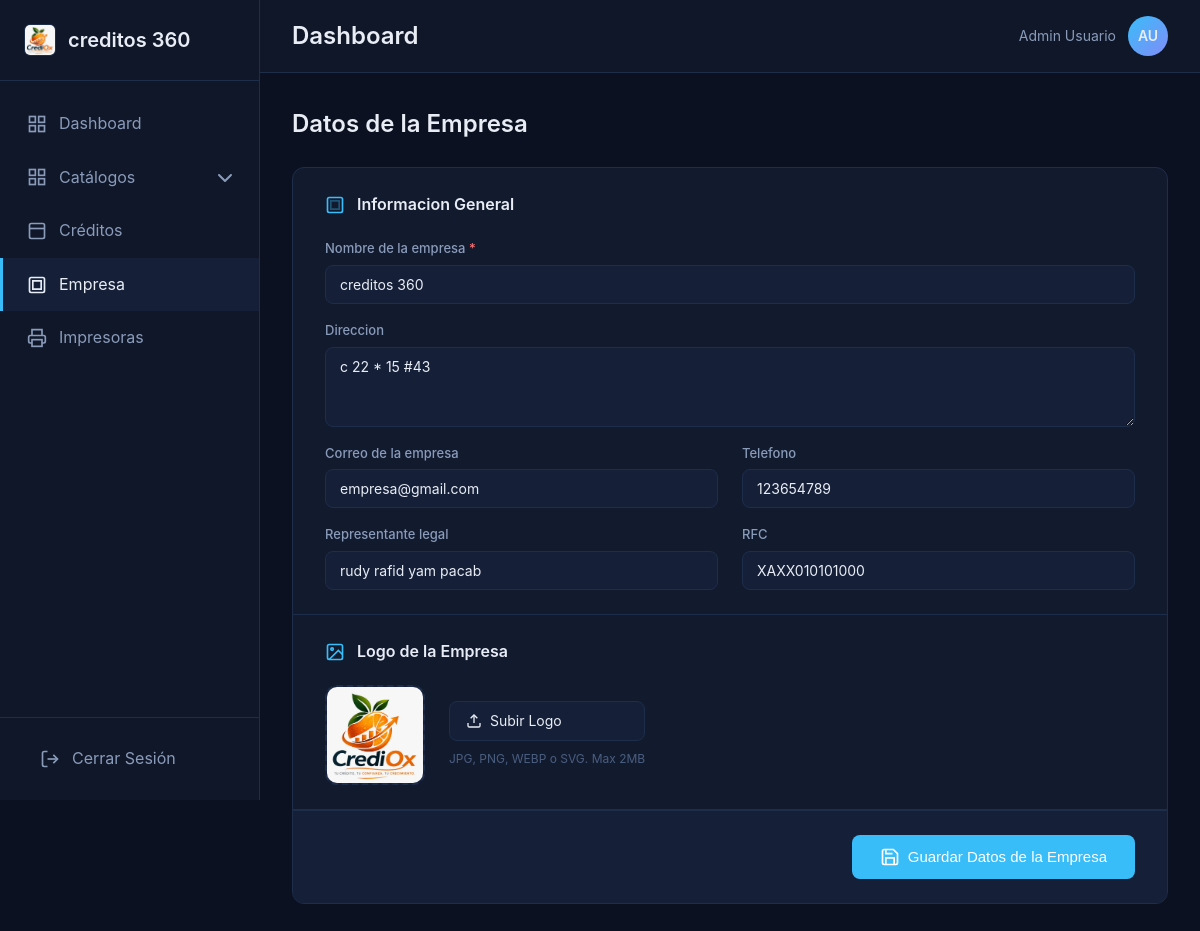
The page /public/empresa (signed in) on the database its author committed.
### tables this page shows
CREATE TABLE `datos_empresa` (
  `id` int(11) NOT NULL,
  `nombre_empresa` varchar(150) DEFAULT NULL,
  `direccion` varchar(255) DEFAULT NULL,
  `correo` varchar(120) DEFAULT NULL,
  `representante_legal` varchar(150) DEFAULT NULL,
  `rfc` varchar(13) DEFAULT NULL,
  `telefono` varchar(20) DEFAULT NULL,
  `logo_ruta` varchar(255) DEFAULT NULL,
  `created_at` timestamp NULL DEFAULT current_timestamp(),
  `updated_at` timestamp NULL DEFAULT current_timestamp() ON UPDATE current_timestamp()
);

### app/controllers/EmpresaController.php (called while the page is built, shortened)
<?php
class EmpresaController
{
    private EmpresaService $service;
    public function __construct()
    {
        $this->service = new EmpresaService();
    }
    public function index(): void
    {
        $empresa = $this->service->obtenerDatos();
        require __DIR__ . '/../views/layouts/app.php';
    }
}

### app/repositories/EmpresaRepository.php (called while the page is built, shortened)
<?php
class EmpresaRepository
{
    private PDO $db;
    public function __construct()
    {
        $this->db = DBC::get();
    }
    private function asegurarTabla(): void
    {
        $sql = "CREATE TABLE IF NOT EXISTS datos_empresa (
            id INT NOT NULL PRIMARY KEY,
            nombre_empresa VARCHAR(150) NULL,
            direccion VARCHAR(255) NULL,
            correo VARCHAR(120) NULL,
            representante_legal VARCHAR(150) NULL,
            rfc VARCHAR(13) NULL,
            telefono VARCHAR(20) NULL,
            logo_ruta VARCHAR(255) NULL,
            created_at TIMESTAMP NULL DEFAULT CURRENT_TIMESTAMP,
            updated_at TIMESTAMP NULL DEFAULT CURRENT_TIMESTAMP ON UPDATE CURRENT_TIMESTAMP
        ) ENGINE=InnoDB DEFAULT CHARSET=utf8mb4";
        $this->db->exec($sql);
    }
    public function obtenerDatos(): array
    {
        $stmt = $this->db->prepare("SELECT * FROM datos_empresa WHERE id = 1 LIMIT 1");
        $stmt->execute();
        $empresa = $stmt->fetch();
        return $empresa;
    }
}

### app/config/DBC.php (called while the page is built)
<?php
class DBC
{
    private static ?PDO  $instance = null;
    private static array $config = [
        'host' => 'localhost',
        'port' => 3306,
        'db' => 'crediox',
        'user' => 'root',
        'password' => '',
        'charset' => 'utf8mb4',
    ];
    public static function get(): PDO
    {
        if (self::$instance === null) {
            try {
                $dsn = sprintf(
                    "mysql:host=%s;port=%d;dbname=%s;charset=%s",
                    self::$config['host'],
                    self::$config['port'],
                    self::$config['db'],
                    self::$config['charset']
                );
                self::$instance = new PDO(
                    $dsn,
                    self::$config['user'],
                    self::$config['password'],
                    [
                        PDO::ATTR_ERRMODE => PDO::ERRMODE_EXCEPTION,
                        PDO::ATTR_DEFAULT_FETCH_MODE => PDO::FETCH_ASSOC,
                        PDO::ATTR_EMULATE_PREPARES => false,
                    ]
                );
            } catch (PDOException $e) {
                die("Error de conexión a la base de datos.");
            }
        }
        return self::$instance;
    }
}

### app/services/EmpresaService.php (called while the page is built, shortened)
<?php
class EmpresaService
{
    private EmpresaRepository $repository;
    public function __construct()
    {
        $this->repository = new EmpresaRepository();
    }
    public function obtenerDatos(): array
    {
        return $this->repository->obtenerDatos();
    }
}

### app/views/empresa/index.php (the view, shortened to what this page needs)
<?php
$empresa = $empresa ?? [];
$logo = $empresa['logo_ruta'] ?? null;
?>
<section id="empresa" class="content-section">
    <div class="section-header">
        <h2>Datos de la Empresa</h2>
    </div>
    <form class="form-card" action="/proyecto-residencia/public/empresa/guardar" method="POST" enctype="multipart/form-data">
        <div class="form-section">
            <div class="form-section-title">
                <svg width="20" height="20" viewBox="0 0 24 24" fill="none" stroke="currentColor" stroke-width="2">
                    <rect x="3" y="3" width="18" height="18" rx="2" ry="2"></rect>
                    <path d="M7 7h10v10H7z" opacity="0.35"></path>
                </svg>
                <h3>Informacion General</h3>
            </div>
            <div class="form-grid">
                <div class="form-field span-2">
                    <label for="nombre_empresa">Nombre de la empresa <span class="required">*</span></label>
                    <input type="text" id="nombre_empresa" name="nombre_empresa" maxlength="150" required value="<?= htmlspecialchars($empresa['nombre_empresa'] ?? '') ?>" placeholder="Ej: Creditos 360 S.A. de C.V.">
                </div>
                <div class="form-field span-2">
                    <label for="direccion">Direccion</label>
                    <textarea id="direccion" name="direccion" maxlength="255" rows="3" placeholder="Calle, numero, colonia, municipio, estado"><?= htmlspecialchars($empresa['direccion'] ?? '') ?></textarea>
                </div>
                <div class="form-field">
                    <label for="correo">Correo de la empresa</label>
                    <input type="email" id="correo" name="correo" maxlength="120" value="<?= htmlspecialchars($empresa['correo'] ?? '') ?>" placeholder="contacto@empresa.com">
                </div>
                <div class="form-field">
                    <label for="telefono">Telefono</label>
                    <input type="text" id="telefono" name="telefono" maxlength="20" value="<?= htmlspecialchars($empresa['telefono'] ?? '') ?>" placeholder="Ej: 5551234567">
                </div>
                <div class="form-field">
                    <label for="representante_legal">Representante legal</label>
                    <input type="text" id="representante_legal" name="representante_legal" maxlength="150" value="<?= htmlspecialchars($empresa['representante_legal'] ?? '') ?>" placeholder="Nombre completo del representante">
                </div>
                <div class="form-field">
                    <label for="rfc">RFC</label>
                    <input type="text" id="rfc" name="rfc" maxlength="13" style="text-transform: uppercase;" value="<?= htmlspecialchars($empresa['rfc'] ?? '') ?>" placeholder="XAXX010101000">
                </div>
            </div>
        </div>
        <div class="form-section">
            <div class="form-section-title">
                <svg width="20" height="20" viewBox="0 0 24 24" fill="none" stroke="currentColor" stroke-width="2">
                    <rect x="3" y="3" width="18" height="18" rx="2" ry="2"></rect>
                    <circle cx="8.5" cy="8.5" r="1.5"></circle>
                    <polyline points="21 15 16 10 5 21"></polyline>
                </svg>
                <h3>Logo de la Empresa</h3>
            </div>
            <div class="foto-upload-area">
                <div class="foto-preview" id="empresaLogoPreview">
                    <?php if (!empty($logo)): ?>
                        <img src="/<?= htmlspecialchars($logo) ?>" alt="Logo actual">
                    <?php endif; ?>
                </div>
                <div class="foto-actions">
                    <label for="empresa_logo" class="btn-secondary" style="cursor: pointer;">
                        <svg width="16" height="16" viewBox="0 0 24 24" fill="none" stroke="currentColor" stroke-width="2">
                            <path d="M21 15v4a2 2 0 0 1-2 2H5a2 2 0 0 1-2-2v-4"></path>
                            <polyline points="17 8 12 3 7 8"></polyline>
                            <line x1="12" y1="3" x2="12" y2="15"></line>
                        </svg>
                        Subir Logo
                    </label>
                    <span class="foto-hint">JPG, PNG, WEBP o SVG. Max 2MB</span>
                </div>
            </div>
        </div>
        <div class="form-actions">
            <button type="submit" class="btn-primary btn-lg">
                <svg width="20" height="20" viewBox="0 0 24 24" fill="none" stroke="currentColor" stroke-width="2">
                    <path d="M19 21H5a2 2 0 0 1-2-2V5a2 2 0 0 1 2-2h11l5 5v11a2 2 0 0 1-2 2z"></path>
                    <polyline points="17 21 17 13 7 13 7 21"></polyline>
                    <polyline points="7 3 7 8 15 8"></polyline>
                </svg>
                Guardar Datos de la Empresa
            </button>
        </div>
    </form>
</section>

### app/views/layouts/sidebar.php (shortened to what this page needs)
<?php
$empresaSidebar = [
    'nombre_empresa' => 'GestionPro',
    'logo_ruta' => null,
];
if (class_exists('EmpresaService')) {
    try {
        $empresaSidebar = array_merge($empresaSidebar, (new EmpresaService())->obtenerDatos());
    } catch (Throwable $e) {
    }
}
?>
<aside class="sidebar">
    <div class="sidebar-header">
        <div class="logo">
            <?php if (!empty($empresaSidebar['logo_ruta'])): ?>
                <img src="/<?= htmlspecialchars($empresaSidebar['logo_ruta']) ?>" alt="Logo empresa" class="sidebar-logo-image">
            <?php endif; ?>
            <span><?= htmlspecialchars($empresaSidebar['nombre_empresa'] ?: 'GestionPro') ?></span>
        </div>
    </div>
    <?php $rol = isset($_SESSION['usuario_rol']) ? (int)$_SESSION['usuario_rol'] : null; ?>
    <?php
    $dashboardHref = '/proyecto-residencia/public/dashboard';
    $isDashboardAdmin = str_contains($currentPath, '/dashboard') && !str_contains($currentPath, '/dashboard-cliente') && !str_contains($currentPath, '/dashboard-cobratario');
    $isDashboardCliente = str_contains($currentPath, '/dashboard-cliente');
    ?>
    <nav class="sidebar-nav">
        <ul>
            <li>
                <a href="<?= $dashboardHref ?>" class="nav-link <?= ($rol === 1 && $isDashboardAdmin) || ($rol === 2 && $isDashboardCliente) ? 'active' : '' ?>" <?= $rol === 3 ? 'data-cobratario-nav="resumen"' : '' ?>>
                    <svg width="20" height="20" viewBox="0 0 24 24" fill="none" stroke="currentColor" stroke-width="2">
                        <rect x="3" y="3" width="7" height="7"></rect>
                        <rect x="14" y="3" width="7" height="7"></rect>
                        <rect x="14" y="14" width="7" height="7"></rect>
                        <rect x="3" y="14" width="7" height="7"></rect>
                    </svg>
                    <span>Dashboard</span>
                </a>
            </li>
            <?php if ($rol !== 2 && $rol !== 3): ?>
                <?php $catalogosActive = str_contains($currentPath, '/clientes') || str_contains($currentPath, '/cobratarios') || str_contains($currentPath, '/usuarios'); ?>
                <li>
                    <details class="nav-details" <?= $catalogosActive ? 'open' : '' ?>>
                        <summary class="nav-link <?= $catalogosActive ? 'active' : '' ?>">
                            <svg width="20" height="20" viewBox="0 0 24 24" fill="none" stroke="currentColor" stroke-width="2">
                                <rect x="3" y="3" width="7" height="7"></rect>
                                <rect x="14" y="3" width="7" height="7"></rect>
                                <rect x="14" y="14" width="7" height="7"></rect>
                                <rect x="3" y="14" width="7" height="7"></rect>
                            </svg>
                            <span>Catálogos</span>
                        </summary>
                    </details>
                </li>
                <li>
                    <a href="/proyecto-residencia/public/creditos" class="nav-link <?= str_contains($currentPath, '/creditos') ? 'active' : '' ?>">
                        <svg width="20" height="20" viewBox="0 0 24 24" fill="none" stroke="currentColor" stroke-width="2">
                            <rect x="3" y="3" width="18" height="18" rx="2" ry="2"></rect>
                            <line x1="3" y1="9" x2="21" y2="9"></line>
                            <line x1="9" y1="16" x2="9" y2="16.01"></line>
                            <line x1="13" y1="16" x2="13" y2="16.01"></line>
                        </svg>
                        <span>Créditos</span>
                    </a>
                </li>
                <li>
                    <a href="/proyecto-residencia/public/empresa" class="nav-link <?= str_contains($currentPath, '/empresa') ? 'active' : '' ?>">
                        <svg width="20" height="20" viewBox="0 0 24 24" fill="none" stroke="currentColor" stroke-width="2">
                            <rect x="3" y="3" width="18" height="18" rx="2" ry="2"></rect>
                            <path d="M7 7h10v10H7z"></path>
                        </svg>
                        <span>Empresa</span>
                    </a>
                </li>
            <?php endif; ?>
            <?php if ($rol !== 2): ?>
                <li>
                    <a href="/proyecto-residencia/public/impresoras" class="nav-link <?= str_contains($currentPath, '/impresoras') ? 'active' : '' ?>">
                        <svg width="20" height="20" viewBox="0 0 24 24" fill="none" stroke="currentColor" stroke-width="2">
                            <polyline points="6 9 6 2 18 2 18 9"></polyline>
                            <path d="M6 18H4a2 2 0 0 1-2-2v-5a2 2 0 0 1 2-2h16a2 2 0 0 1 2 2v5a2 2 0 0 1-2 2h-2"></path>
                            <rect x="6" y="14" width="12" height="8"></rect>
                        </svg>
                        <span>Impresoras</span>
                    </a>
                </li>
            <?php endif; ?>
        </ul>
    </nav>
    <div class="sidebar-footer">
        <a href="/proyecto-residencia/public/logout" class="logout-btn">
            <svg width="20" height="20" viewBox="0 0 24 24" fill="none" stroke="currentColor" stroke-width="2">
                <path d="M9 21H5a2 2 0 0 1-2-2V5a2 2 0 0 1 2-2h4"></path>
                <polyline points="16 17 21 12 16 7"></polyline>
                <line x1="21" y1="12" x2="9" y2="12"></line>
            </svg>
            <span>Cerrar Sesión</span>
        </a>
    </div>
</aside>

### rows shown on the page
datos_empresa: logo_ruta (picture), nombre_empresa "creditos 360", direccion "c 22 * 15 #43", correo "empresa@gmail.com", telefono "123654789", representante_legal "rudy rafid yam pacab", rfc "XAXX010101000"
